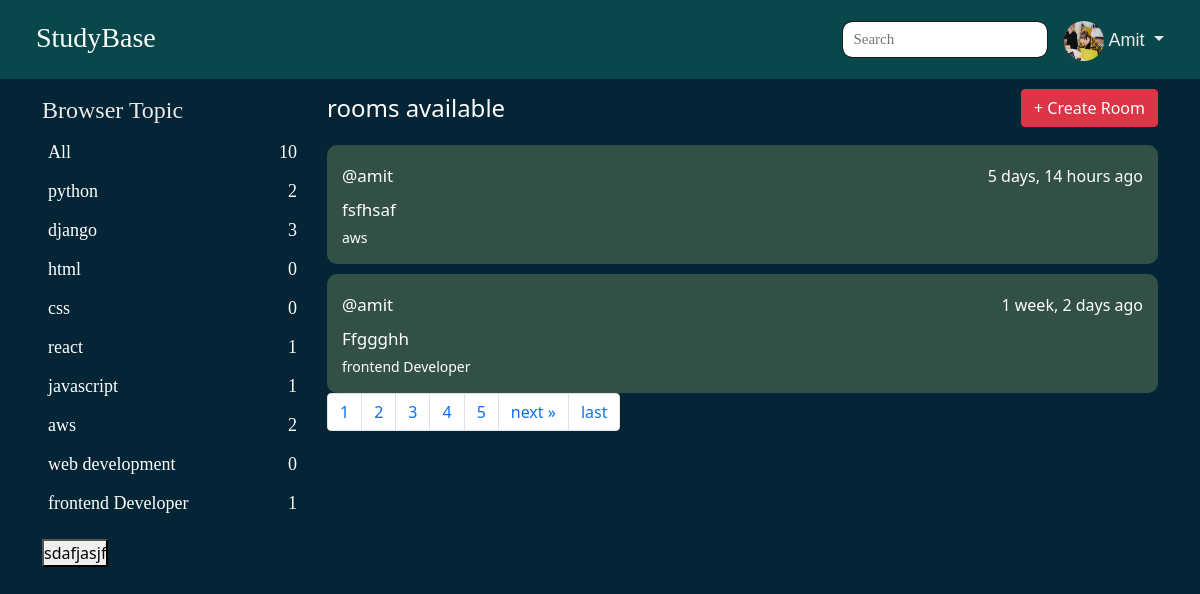
Page / (signed in) on the earlier database version.
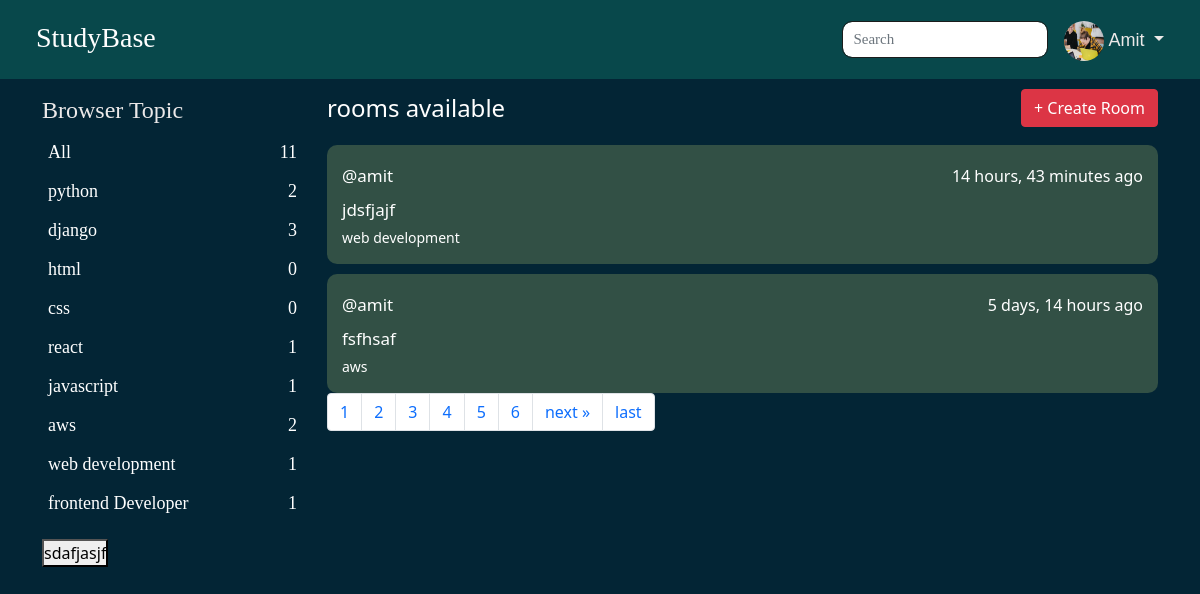
Same page on the later database version.
### studybase/models.py (models this page shows, shortened)
class User(AbstractUser):
    profile=models.ImageField(upload_to="Image",null=True,blank=True)
    mobileNo=models.IntegerField(null=True)

class Topic(models.Model):
    name=models.CharField(max_length=100)

class Room(models.Model):
    host=models.ForeignKey(User,on_delete=models.CASCADE,related_name="Roomuser")
    topic=models.ForeignKey(Topic,on_delete=models.SET_NULL,null=True,related_name="roomtopic")
    name=models.CharField(max_length=100)
    participants=models.ManyToManyField(User,related_name="participants")
    description=models.TextField()
    created=models.DateTimeField(auto_now_add=True)
    updated=models.DateTimeField(auto_now=True)
    def __str__(self):
        return self.name
    class Meta:
        ordering=['-updated','-created']

### studybase/views.py (the view)
# urls.py: path('',views.HomeView,name="Home"),
def HomeView(request):
    q=request.GET.get('q')  if request.GET.get('q') != None else ''
    room=Room.objects.filter(Q(topic__name__icontains=q)|
    Q(name__icontains=q)| Q(description__icontains=q))
    paginator = Paginator(room,2)
    page_number = request.GET.get("page")
    page_obj = paginator.get_page(page_number)
    totalnumber=page_obj.paginator.num_pages
    room_message=Message.objects.all()
    topic=Topic.objects.all()
    context={'rooms':page_obj,'room_message':room_message,'Topic':topic,'total':totalnumber,'pages':[n+1 for n in range(totalnumber)]}
    return render(request,"home.html",context)

### studybase/topic.py (called while the page is built)
def global_ctx(self):
    return { "Topic":Topic.objects.all(),
            "RoomCount":Room.objects.all()
    }

### studybase/templates/home.html (shortened to what this page needs)
{% extends 'base.html' %}
{% block content %}
<div class="row">
    <div class="col-xl-3 col-xxl-3 col-lg-3 col-md-5 ">
        {% include 'Topic_Component.html' %}
    </div>
{% if request.user != room.host %}
<div class="col-xxl-9 col-xxl-9 col-lg-9 col-md-7" style="margin-top: -15px;">
    <div class="room">
        <h4 class="text-white  " style="display: flex;justify-content: space-between;align-items: center;" >{{rooms.count}} rooms available <a href="{% url 'createroom' %}" class="text-decoration-none "> <button class="my-2 btn btn-danger">+ Create Room</button></a>
        </span></h4>
    </div>
    {% if rooms %}
    {% for room in rooms %}
    <div class="roombox">
    <p>
    <a href="{% url 'Profile' %}">@{{room.host.username}}</a> <span class="text-end"> {{room.created|timesince}} ago</span></p>
    <a href="{% url 'room_details' room.id %}">{{room.name}}</a>
    <small class="text-white">{{room.topic.name}}</small>
    </div>
    {% endfor %}
    <div class="row">
        <div class="col-12  ">
            <nav aria-label="...">
                <ul class="pagination">
                {% for page in pages %}
                <li class="page-item">
                  <a href="/?page={{page}}" class="page-link"  tabindex="-1" aria-disabled="true"> {{page}}</a>
                 </li>
                {% endfor %}
              {% if rooms.has_next %}
                <li class="page-item">
                  <a href="?page={{ rooms.next_page_number }}" class="page-link">next &raquo;</a>
                </li>
                <li class="page-item">
                  <a href="?page={{ rooms.paginator.num_pages }}" class="page-link">last </a>
                </li>
            {% endif %}
                </ul>
              </nav>
        </div>
    </div>
    {% endif %}
</div>
{% endif %}
</div>
<button class="ajax">sdafjasjf</button>
{% endblock %}

### studybase/templates/base.html (shortened to what this page needs)
{% load static %}
<!DOCTYPE html>
<html lang="en">
<head>
    <link rel="stylesheet" href="{% static 'css/style.css' %}">
    <link href="https://cdn.jsdelivr.net/npm/bootstrap@5.0.2/dist/css/bootstrap.min.css" rel="stylesheet">
</head>
<body>
    <header class="headerNavbar">
        <div class="container-fluid HeaderContainer  ">
            <div class="row ">
                <div class="col-12">
                    <nav class="navbar navbar-expand-sm navbar-light">
                        <div class="container-fluid">
                            <div class="logo">
                                <h3><a href="{% url 'Home' %}"  class="navbar-brand">StudyBase</a></h3>
                            </div>
                          <div class="collapse navbar-collapse " id="navbarSupportedContent">
                            <ul class="navbar-nav ms-auto ">
                              <li class="nav-item ">
                                <div class="searchbox ">
                                    <form  method="GET" action="{% url 'Home' %}">
                                    <input type="search" name="q" placeholder="Search" class="form-control" >
                                     </form>
                                    </div>
                              </li>
                              <div class="UserprofileContainer ms-3 ">
                                {% if request.user.is_authenticated %}
                                <div class="dropdown">
                                    <a class=" dropdown-toggle " type="button" id="dropdownMenu2" data-bs-toggle="dropdown" aria-expanded="false">
                                    <img src="{{request.user.profile.url}}" class="UserProfile"> {{request.user.username}}
                                    </a>
                                  </div>
                                {% else %}
                                <div class="login-container">
                               <a href="{% url 'Login' %}"><button class="btn btn-danger btn-login">Login</button></a>
                               </div>
                               {% endif %}
                            </div>
                            </ul>
                          </div>
                        </div>
                    </nav>
                </div>
            </div>
        </div>
        </header>
    <section class="mainContainer">
    <div class="container ">
        <div class="row">
            <div class="col-12">
                {% block content %}
                {% endblock %}
            </div>
        </div>
    </div>
   </section>
</body>
</html>

### studybase/templates/Topic_Component.html
<div class="Topic">
<h4>Browser Topic</h4>
<ul>
    <li>
        <a href="{% url 'Home' %}">All<span>{{RoomCount.count}}</span></a>
    </li>
    {% for topic in Topic %}
    <li>
        <a href="{% url 'Home' %}?q={{topic.name}}">{{topic.name}}<span>{{topic.roomtopic.count}}</span> </a>
    </li>
    {% endfor %}
</ul>
</div>

### studybase/static/css/style.css (style rules this page uses)
* { margin: 0px; padding: 0px; }
.headerNavbar { background: #08484b; position: fixed; top: 0px; width: 100%; padding:12px 0px 8px 0px; }
.headerNavbar .logo h3 a { text-decoration: none; font-size: 28px; font-family: 'Times New Roman', Times, serif; padding:0px; color:#fff; font-weight:500; }
.headerNavbar .searchbox input { font-size: 15px; font-family: Georgia, 'Times New Roman', Times, serif; border: 1px solid #1a1d1c; border-radius:10px; box-shadow: none; padding: 6px 10px; }
.UserprofileContainer { text-align: end; }
.UserprofileContainer .UserProfile { width: 40px; height: 40px; border-radius: 50%; }
.UserprofileContainer .dropdown a { text-decoration: none; color: #ece9e9; font-size: 18px; text-transform: capitalize; font-family: 'Franklin Gothic Medium', 'Arial Narrow', Arial, sans-serif; }
.mainContainer { padding-top:6rem !important; background: #032535; height:100vh; padding-bottom: 2rem; }
.Topic h4 { color:#ece9e9; font-family: Georgia, 'Times New Roman', Times, serif; }
.Topic ul li { list-style-type: none; }
.Topic ul { padding-left: 0px; }
.Topic ul li a { color: #fff; text-decoration: none; display: flex; font-size: 18px; padding: 6px; font-family: Cambria, Cochin, Georgia, Times, 'Times New Roman', serif; justify-content: space-between; align-items: center; }
.mainContainer .roombox { background: #325045; padding: 15px; margin-top: 10px; border-radius: 10px; }
.mainContainer .roombox p { display: flex; justify-content: space-between; align-items: center; color: white; margin-bottom: 2px; }
.mainContainer .roombox a { font-size: 17px; display: block; color: #fff; text-decoration: none; padding: 3px 0px; }

Differences in the rows shown:
no longer on this page (row unchanged): Room: host.username "amit", created "1 week, 2 days", name "Ffggghh", topic.name "frontend Developer"
computed for Topic "web development": roomtopic.count "0" → "1"
added Room: host.username "amit", created "14 hours, 43 minutes", name "jdsfjajf", topic.name "web development"
Other differences:
{{ RoomCount.count }}: "10" → "11"
new list line: "6"
